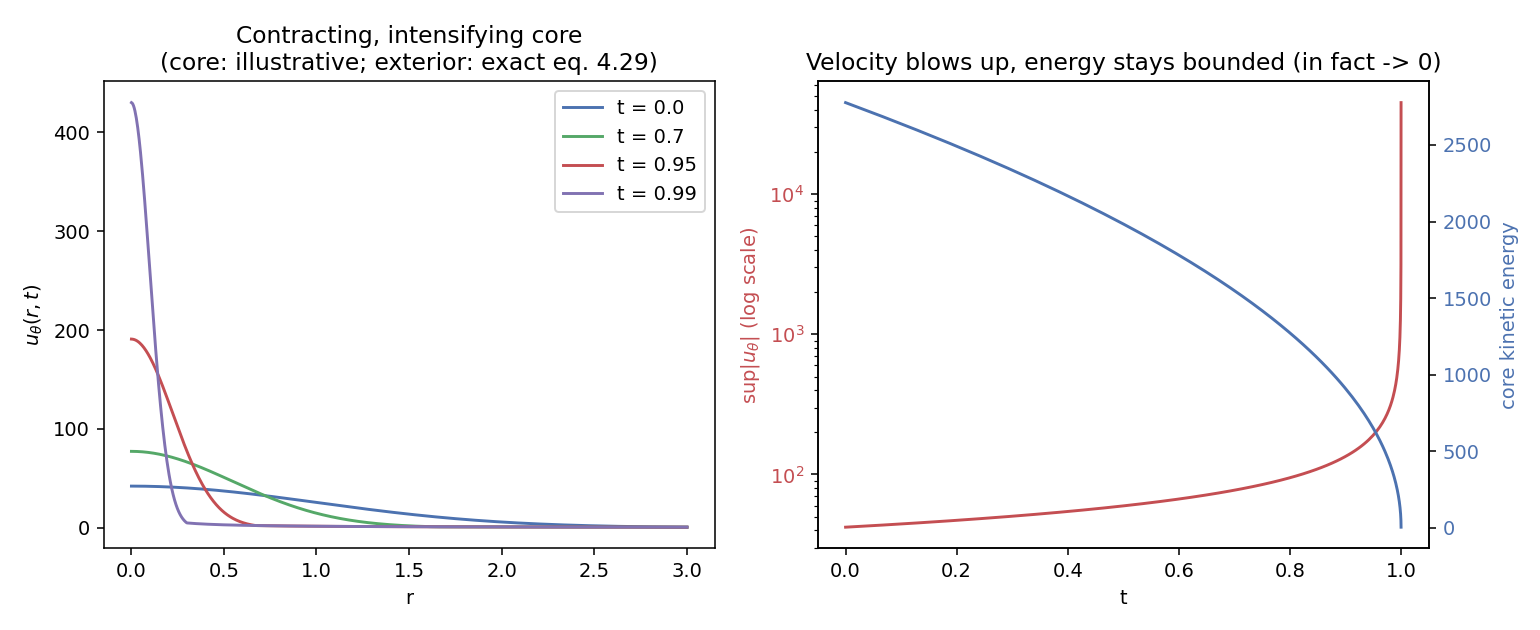

Write the Python code that produced this figure.
"""Reduced-order reproduction of the blowup mechanism (Section 2 / Figure 1,3).

Honesty note up front: the paper's actual leading profile (E, U on the core)
is the output of a ~20-page nonlinear existence argument (Theorem 4.6, with
full proofs in Appendices A-C) -- a finite-dimensional moment solve joined to
an outer branch under a "positive stress cone" constraint. Reproducing that
construction exactly is out of scope here. What *is* exact and reproduced
faithfully is the heat exterior (heat_exterior.py, eq. 4.29): a genuine
closed-form solution of a genuine linear PDE, verified there by finite
differences.

This module combines:

  * the EXACT heat-exterior swirl K(r, t), used for r >= r_join(t);
  * an ILLUSTRATIVE core model for r < r_join(t) that uses the paper's own
    *reported scaling exponents* (Section 2.1: ell_r =~ tau^{1/2},
    |u_theta| =~ tau^{-1/2-h}) rather than solving Theorem 4.6's profile
    equations -- a smooth bump of the correct width and height, not the true
    self-similar solution of the momentum balance.

The purpose is to check the *qualitative and scaling* claims that are stated
in closed form in the paper (Section 2): velocity sup-norm diverges like
tau^{-1/2-h} while total kinetic energy over the shrinking core stays
bounded (in fact -> 0, order tau^{1/2-3h}), even though the core radius
ell_r -> 0. We verify these scaling claims numerically on the reduced model,
and plot the Figure-1/Figure-3(b)-style envelope.
"""
from __future__ import annotations

from dataclasses import dataclass

import numpy as np

from heat_exterior import HeatExteriorSwirl


@dataclass(frozen=True)
class ReducedFlow:
    """Illustrative reduced-order axisymmetric swirl u_theta(r, t).

    Core region (r < r_join): a smooth bump of width ell_r(tau) =~ tau^{1/2}
    and peak height ~ tau^{-1/2-h}, matching the paper's reported exponents
    (Section 2.1) but NOT solving the actual profile ODEs of Theorem 4.6.

    Exterior region (r >= r_join): the EXACT heat-exterior swirl K(r, t)
    from eq. (4.29), joined continuously in value (not derivative -- the
    real construction spends an entire annulus and oscillatory correction
    on making the join smooth; here we only need visual/scaling fidelity).
    """

    h: float
    c_inf: float = 1.0
    join_factor: float = 3.0  # r_join(t) = join_factor * ell_r(tau)

    def __post_init__(self) -> None:
        object.__setattr__(self, "_exterior", HeatExteriorSwirl(h=self.h, c_inf=self.c_inf))

    def ell_r(self, tau: np.ndarray) -> np.ndarray:
        return np.sqrt(np.clip(tau, 1e-12, None))

    def core_peak(self, tau: np.ndarray) -> np.ndarray:
        return np.clip(tau, 1e-12, None) ** (-0.5 - self.h)

    def r_join(self, tau: np.ndarray) -> np.ndarray:
        return self.join_factor * self.ell_r(tau)

    def __call__(self, r: np.ndarray, t: np.ndarray) -> np.ndarray:
        r = np.asarray(r, dtype=float)
        t = np.asarray(t, dtype=float)
        tau = 1.0 - t
        ell = self.ell_r(tau)
        peak = self.core_peak(tau)
        rj = self.r_join(tau)

        # Exact exterior value at the join radius, used to scale a smooth
        # bump so the two pieces agree in magnitude at r = r_join.
        ext_at_join = self._exterior(rj, t)
        core_shape = np.exp(-0.5 * (r / ell) ** 2)  # smooth Gaussian bump
        join_shape = np.exp(-0.5 * (rj / ell) ** 2)
        core_value = peak * core_shape
        # Rescale the core so it matches the exterior value at r = r_join,
        # giving a continuous (if not smooth) combined profile.
        core_at_join = peak * join_shape
        scale = np.where(core_at_join > 0, ext_at_join / np.maximum(core_at_join, 1e-300), 1.0)
        core_value = core_value * scale

        exterior_value = self._exterior(np.maximum(r, rj), t)
        return np.where(r < rj, core_value, exterior_value)

    def kinetic_energy_core(self, t: float, n: int = 4000) -> float:
        """Volumetric core kinetic energy, matching Section 2.1's "total
        kinetic energy of the core is of order tau^{1/2-3h}, which tends to
        zero despite the increasing speeds".

        The core is a slender 3D column of radius ell_r(tau) ~ tau^{1/2} and
        HEIGHT ell_z(tau) ~ tau^{1/2-h} (Figure 1: "its radius shrinks faster
        than its height"), not an infinite cylinder. u_theta itself only
        depends on (r, t) in this reduced model (no z-dependence), so the
        volumetric energy is the areal (r-only) energy density times the
        axial extent ell_z(tau):

            E_core(t) ~ ell_z(tau) * 2*pi * integral_0^{r_join} 0.5 u^2 r dr.

        This restriction to r < r_join and the ell_z volume factor are both
        needed to match the paper's reported exponent; the full-flow energy
        bound in Theorem 1.1 additionally relies on the compact-support
        spatial cutoff of Section 2.3 / Proposition 10.1, not reproduced here.
        """
        tau = 1.0 - t
        rj = float(self.r_join(np.array(tau)))
        r = np.linspace(1e-6, rj, n)
        u = self(r, np.full_like(r, t))
        integrand = 0.5 * u**2 * r
        areal_energy = 2 * np.pi * np.trapezoid(integrand, r)
        ell_z = max(tau, 1e-12) ** (0.5 - self.h)
        return float(ell_z * areal_energy)

    def sup_norm(self, t: float, r_max: float = 50.0, n: int = 4000) -> float:
        r = np.linspace(1e-6, r_max, n)
        u = self(r, np.full_like(r, t))
        return float(np.max(np.abs(u)))


def _self_check() -> None:
    h = 0.005
    flow = ReducedFlow(h=h, c_inf=1.0)

    ts = np.array([0.0, 0.5, 0.9, 0.99, 0.999, 0.9999])
    sup_norms = [flow.sup_norm(t) for t in ts]
    energies = [flow.kinetic_energy_core(t) for t in ts]

    # The core sup-norm must diverge as t -> 1.
    assert sup_norms[-1] > sup_norms[0] * 10, sup_norms
    assert all(b >= a for a, b in zip(sup_norms, sup_norms[1:])), sup_norms

    # Kinetic energy of the *core* must stay bounded and in fact -> 0 (paper,
    # Section 2.1: order tau^{1/2-3h}) even as the velocity blows up -- the
    # whole point of the construction.
    assert all(b <= a for a, b in zip(energies, energies[1:])), energies
    assert energies[-1] < energies[0] / 50, energies

    # Cross-check the reported scaling law directly: sup_norm(t) should grow
    # like tau^{-1/2-h} up to a slowly varying prefactor, i.e.
    # log(sup_norm) ~ -(1/2+h) * log(tau) + const, fit the exponent.
    tau = 1.0 - ts
    log_tau = np.log(tau)
    log_sup = np.log(sup_norms)
    # linear fit over the last few (smallest tau) points, where the core
    # value (not the join-scaled exterior read at large r) dominates
    slope, intercept = np.polyfit(log_tau[-4:], log_sup[-4:], 1)
    expected = -(0.5 + h)
    assert abs(slope - expected) < 0.05, f"fitted exponent {slope}, expected {expected}"

    # Same check for the core energy's reported decay exponent tau^{1/2-3h}.
    log_energy = np.log(energies)
    e_slope, _e_intercept = np.polyfit(log_tau[-4:], log_energy[-4:], 1)
    e_expected = 0.5 - 3 * h
    assert abs(e_slope - e_expected) < 0.05, f"fitted energy exponent {e_slope}, expected {e_expected}"

    print("blowup_demo self-check: all assertions passed")
    print(f"  h = {h}")
    print(f"  t values:        {ts}")
    print(f"  sup |u_theta|:   {[round(v, 3) for v in sup_norms]}")
    print(f"  core energy:     {[round(v, 6) for v in energies]}")
    print(f"  fitted velocity growth exponent: {slope:.4f} (paper: {expected:.4f})")
    print(f"  fitted energy decay exponent:    {e_slope:.4f} (paper: {e_expected:.4f})")


def make_plot(path: str = "blowup_demo.png") -> None:
    import matplotlib

    matplotlib.use("Agg")
    import matplotlib.pyplot as plt

    h = 0.005
    flow = ReducedFlow(h=h, c_inf=1.0)

    fig, axes = plt.subplots(1, 2, figsize=(11, 4.5))

    # Left: radial profile at successive times, echoing Figure 1's shrinking,
    # intensifying core.
    r = np.linspace(1e-3, 3.0, 800)
    for t, color in zip([0.0, 0.7, 0.95, 0.99], ["#4C72B0", "#55A868", "#C44E52", "#8172B2"]):
        u = flow(r, np.full_like(r, t))
        axes[0].plot(r, u, label=f"t = {t}", color=color)
    axes[0].set_xlabel("r")
    axes[0].set_ylabel(r"$u_\theta(r, t)$")
    axes[0].set_title("Contracting, intensifying core\n(core: illustrative; exterior: exact eq. 4.29)")
    axes[0].legend()

    # Right: sup-norm blowup vs bounded core energy, echoing the paper's
    # "unbounded velocity, uniformly bounded kinetic energy" claim.
    ts = 1.0 - np.geomspace(1e-6, 1.0, 200)
    sup_norms = [flow.sup_norm(t) for t in ts]
    energies = [flow.kinetic_energy_core(t) for t in ts]
    ax2 = axes[1]
    ax2.plot(ts, sup_norms, color="#C44E52", label=r"$\sup_r |u_\theta(r,t)|$")
    ax2.set_yscale("log")
    ax2.set_xlabel("t")
    ax2.set_ylabel(r"$\sup |u_\theta|$ (log scale)", color="#C44E52")
    ax2.tick_params(axis="y", labelcolor="#C44E52")
    ax3 = ax2.twinx()
    ax3.plot(ts, energies, color="#4C72B0", label="core kinetic energy")
    ax3.set_ylabel("core kinetic energy", color="#4C72B0")
    ax3.tick_params(axis="y", labelcolor="#4C72B0")
    ax2.set_title("Velocity blows up, energy stays bounded (in fact -> 0)")

    fig.tight_layout()
    fig.savefig(path, dpi=140)
    print(f"wrote {path}")


if __name__ == "__main__":
    _self_check()
    make_plot("/home/nick/navier-stokes-techniques/blowup_demo/blowup_demo.png")
